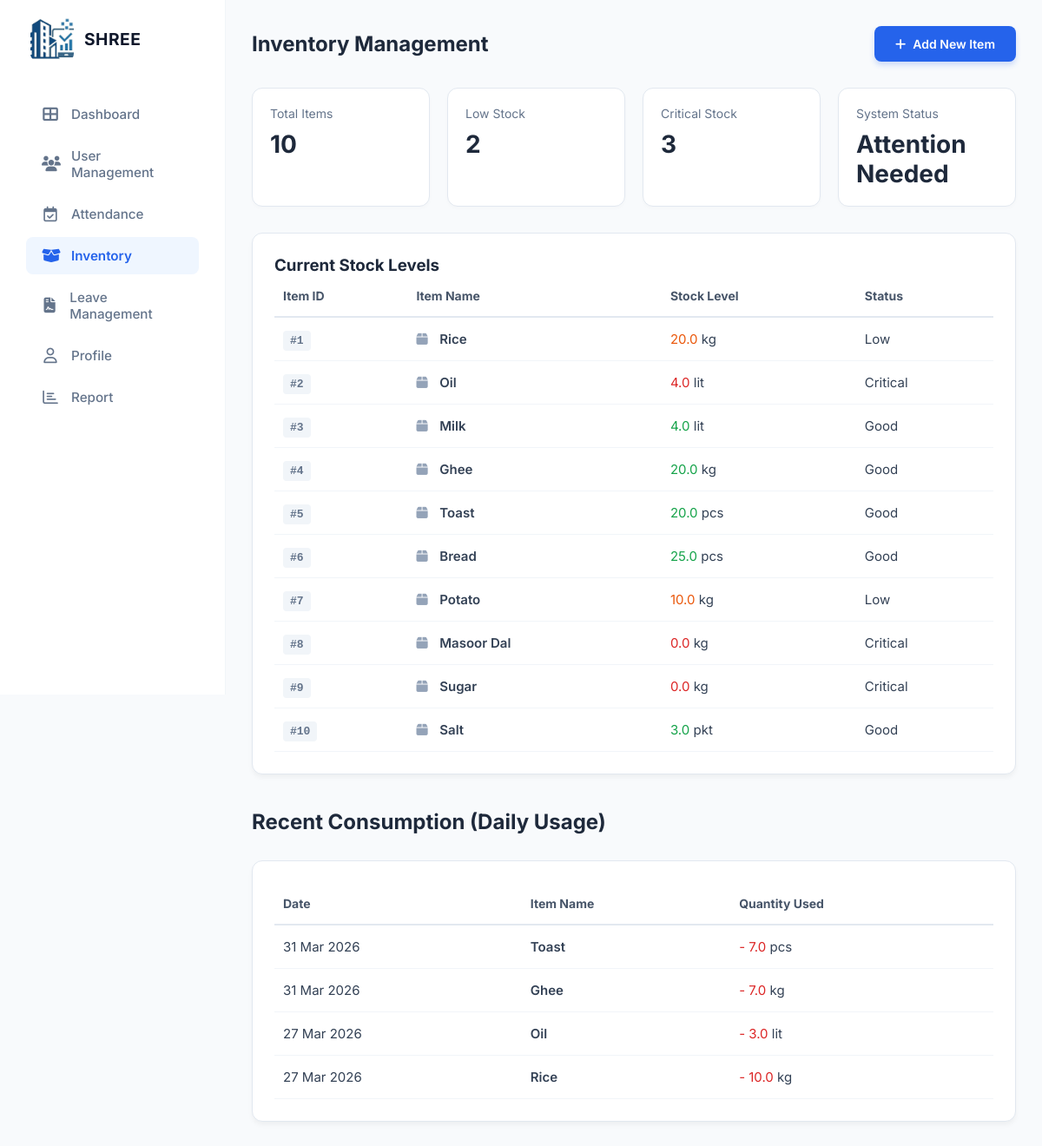
The page /Shree-admin/inventory/ (signed in) on the database its author committed.
### accounts/models.py (models this page shows, shortened)
class Inventory(models.Model):
    item_id = models.CharField(max_length=20, unique=True)
    item_name = models.CharField(max_length=100)
    current_stock = models.FloatField(default=0.0)
    required_stock = models.FloatField(default=0.0)
    unit = models.CharField(max_length=10, default='kg')
    is_delivered = models.BooleanField(default=False)
    @property
    def get_status(self):
        if self.current_stock <= (self.required_stock * 0.2):
            return "Critical"
        elif self.current_stock <= (self.required_stock * 0.5):
            return "Low"
        else:
            return "Good"

class DailyUsage(models.Model):
    item = models.ForeignKey(Inventory, on_delete=models.CASCADE, related_name='usages')
    quantity_used = models.FloatField()
    date = models.DateField(default=timezone.now)

### Shree1/views.py (the view, shortened to what this page needs)
# urls.py: path('Shree-admin/inventory/', views.admin_inventory, name='admin_inventory'),
@login_required
def admin_inventory(request):
    items = Inventory.objects.all()
    critical_count = sum(1 for i in items if i.current_stock == 0 or (i.required_stock > 0 and i.current_stock <= i.required_stock * 0.2))
    low_count = sum(1 for i in items if i.required_stock > 0 and i.current_stock <= i.required_stock * 0.5 and not (i.current_stock == 0 or i.current_stock <= i.required_stock * 0.2))
    recent_usage = DailyUsage.objects.select_related('item').order_by('-date', '-id')[:10]
    context = {
        'items': items,
        'low_count': low_count,
        'critical_count': critical_count,
        'status': "Attention Needed" if critical_count > 0 else "Healthy",
        'recent_usage': recent_usage,
    }
    return render(request, 'Shree1/admin_inventory.html', context)

### templates/Shree1/admin_inventory.html (shortened to what this page needs)
{% load static %}
<!doctype html>
<html lang="en">
  <head>
    <link rel="stylesheet" href="{% static 'Shree1/css/dashboardAdmin.css' %}" />
    <link rel="stylesheet" href="{% static 'Shree1/css/admin_inventory.css' %}" />
    <link rel="stylesheet" href="https://cdnjs.cloudflare.com/ajax/libs/font-awesome/6.5.1/css/all.min.css" />
  </head>
  <body>
    <div class="container">
      <aside class="sidebar">
        <div class="logo-section">
          <img src="{% static 'Shree1/images/logo_img.jpeg' %}" alt="Logo" class="nav-logo-file" />
          <h2 class="logo-name">SHREE</h2>
        </div>
        <nav class="nav-menu">
          <a href="{% url 'admin_dashboard' %}" class="nav-item"><i class="fa-solid fa-table-cells-large"></i> Dashboard</a>
          <a href="{% url 'admin_user_management' %}" class="nav-item"><i class="fa-solid fa-users"></i> User Management</a>
          <a href="{% url 'admin_attendance' %}" class="nav-item"><i class="fa-regular fa-calendar-check"></i> Attendance</a>
          <a href="{% url 'admin_inventory' %}" class="nav-item active"><i class="fa-solid fa-box-open"></i> Inventory</a>
          <a href="{% url 'admin_leave_Management' %}" class="nav-item"><i class="fa-solid fa-file-contract"></i> Leave Management</a>
          <a href="{% url 'admin_profile' %}" class="nav-item"><i class="fa-regular fa-user"></i> Profile</a>
          <a href="{% url 'worker_report' %}" class="nav-item"><i class="fa-regular fa-chart-bar"></i> Report</a>
        </nav>
      </aside>
      <main class="main-content">
        <header class="page-header-row">
          <h1>Inventory Management</h1>
          <button id="openModalBtn" class="add-btn">
            <i class="fa-solid fa-plus"></i> Add New Item
          </button>
        </header>
        <section class="inventory-stats">
          <div class="stat-card"><span>Total Items</span><h2>{{ items|length }}</h2></div>
          <div class="stat-card"><span>Low Stock</span><h2 class="text-orange">{{ low_count }}</h2></div>
          <div class="stat-card"><span>Critical Stock</span><h2 class="text-red">{{ critical_count }}</h2></div>
          <div class="stat-card"><span>System Status</span><h2 class="{% if critical_count > 0 %}text-red{% else %}text-green{% endif %}">{{ status }}</h2></div>
        </section>
        <div class="content-card">
          <h3>Current Stock Levels</h3>
          <table class="inventory-table">
            <thead>
              <tr><th>Item ID</th><th>Item Name</th><th>Stock Level</th><th>Status</th></tr>
            </thead>
            <tbody>
              {% for item in items %}
              <tr>
                <td><span class="id-badge">#{{ forloop.counter }}</span></td>
                <td class="font-bold"><i class="fa-solid fa-box item-icon"></i> {{ item.item_name }}</td>
                <td><span class="{% if item.get_status == 'Critical' %}text-red{% elif item.get_status == 'Low' %}text-orange{% else %}text-green{% endif %}">{{ item.current_stock }}</span> <span class="unit-label">{{ item.unit }}</span></td>
                <td><span class="status-badge {{ item.get_status|lower }}">{{ item.get_status }}</span></td>
              </tr>
              {% empty %}
              <tr><td colspan="4" class="empty-msg">No items found in database.</td></tr>
              {% endfor %}
            </tbody>
          </table>
        </div>
        <header class="page-header-row" style="margin-top: 40px;"><h1>Recent Consumption (Daily Usage)</h1></header>
        <div class="content-card">
            <table class="inventory-table">
                <thead><tr><th>Date</th><th>Item Name</th><th>Quantity Used</th></tr></thead>
                <tbody>
                    {% for usage in recent_usage %}
                    <tr>
                        <td>{{ usage.date|date:"d M Y" }}</td>
                        <td class="font-bold">{{ usage.item.item_name }}</td>
                        <td><span class="text-red">- {{ usage.quantity_used }}</span> <span class="unit-label">{{ usage.item.unit }}</span></td>
                    </tr>
                    {% empty %}
                    <tr><td colspan="3" class="empty-msg">No usage history recorded.</td></tr>
                    {% endfor %}
                </tbody>
            </table>
        </div>
      </main>
    </div>
  </body>
</html>

### static/Shree1/css/dashboardAdmin.css (style rules this page uses)
:root { --primary-blue: #2563eb; --primary-bg-blue: #eff6ff; --text-dark: #1e293b; --text-light: #64748b; --bg-main: #fafafa; --white: #ffffff; --border-color: #f1f5f9; --blue-accent: #3b82f6; --green-accent: #10b981; --red-accent: #ef4444; --yellow-accent: #f59e0b; --orange-accent: #f97316; }
* { margin: 0; padding: 0; box-sizing: border-box; font-family: "Inter", sans-serif; }
body { background-color: var(--bg-main); color: var(--text-dark); }
.container { display: flex; min-height: 100vh; }
.sidebar { width: 250px; background: var(--white); border-right: 1px solid var(--border-color); padding: 20px 10px; display: flex; flex-direction: column; position: fixed; height: 100vh; left: 0; top: 0; z-index: 100; }
.logo-section { display: flex; align-items: center; gap: 12px; margin-bottom: 40px; padding-left: 15px; }
.nav-logo-file { width: 32px !important; height: auto !important; object-fit: contain; }
.logo-name { font-size: 1.2rem; font-weight: 700; color: #0f172a; letter-spacing: 0.5px; }
.nav-menu { display: flex; flex-direction: column; gap: 5px; }
.nav-item { text-decoration: none; color: var(--text-light); padding: 12px 18px; border-radius: 8px; display: flex; align-items: center; gap: 14px; font-size: 0.95rem; font-weight: 500; transition: all 0.2s ease; margin: 0 10px; }
.nav-item i { font-size: 1.1rem; width: 20px; text-align: center; }
.nav-item.active { background-color: var(--primary-bg-blue); color: var(--primary-blue); font-weight: 600; }
.main-content { flex: 1; margin-left: 250px; padding: 25px 50px; }
.text-green { color: var(--green-accent); }
.text-red { color: var(--red-accent); }
.text-orange { color: var(--orange-accent); }

### static/Shree1/css/admin_inventory.css (style rules this page uses)
body { margin: 0; font-family: "Segoe UI", Tahoma, Geneva, Verdana, sans-serif; background-color: #f8fafc; }
.container { display: flex; min-height: 100vh; }
.sidebar { width: 260px; background: white; color: white; padding: 20px; position: fixed; height: 100vh; }
.main-content { flex: 1; margin-left: 260px; padding: 30px; }
.page-header-row { display: flex; justify-content: space-between; align-items: center; margin-bottom: 30px; }
.page-header-row h1 { font-size: 24px; color: #1e293b; margin: 0; }
.add-btn { background-color: #2563eb; color: white; border: none; padding: 12px 24px; border-radius: 8px; font-size: 14px; font-weight: 600; cursor: pointer; display: flex; align-items: center; gap: 8px; transition: all 0.2s; box-shadow: 0 4px 6px rgba(37, 99, 235, 0.2); }
.inventory-stats { display: grid; grid-template-columns: repeat(4, 1fr); gap: 20px; margin-bottom: 30px; }
.stat-card { background: white; padding: 20px; border-radius: 12px; border: 1px solid #e2e8f0; box-shadow: 0 2px 4px rgba(0, 0, 0, 0.02); }
.stat-card span { display: block; font-size: 14px; color: #64748b; margin-bottom: 10px; }
.stat-card h2 { font-size: 28px; font-weight: 700; color: #1e293b; margin: 0; }
.content-card { background: white; padding: 25px; border-radius: 12px; border: 1px solid #e2e8f0; box-shadow: 0 4px 6px -1px rgba(0, 0, 0, 0.05); }
.inventory-table { width: 100%; border-collapse: collapse; }
.inventory-table th { text-align: left; color: #475569; font-weight: 700; font-size: 14px; padding: 15px 10px; border-bottom: 2px solid #e2e8f0; }
.inventory-table td { padding: 15px 10px; color: #334155; font-size: 15px; border-bottom: 1px solid #f1f5f9; }
.text-red { color: #dc2626; }
.text-orange { color: #ea580c; }
.text-green { color: #16a34a; }
.font-bold { font-weight: 600; }
.id-badge { font-family: monospace; font-weight: 600; color: #64748b; background: #f1f5f9; padding: 4px 8px; border-radius: 4px; font-size: 13px; }
.item-icon { color: #94a3b8; margin-right: 10px; }
.nav-logo-file { width: 50px !important; height: 50px !important; border-radius: 8px; object-fit: cover; }

### rows shown on the page
Inventory: item_name "Rice", current_stock "20.0", unit "kg", get_status "Low"
Inventory: item_name "Oil", current_stock "4.0", unit "lit", get_status "Critical"
Inventory: item_name "Milk", current_stock "4.0", unit "lit", get_status "Good"
Inventory: item_name "Ghee", current_stock "20.0", unit "kg", get_status "Good"
Inventory: item_name "Toast", current_stock "20.0", unit "pcs", get_status "Good"
Inventory: item_name "Bread", current_stock "25.0", unit "pcs", get_status "Good"
Inventory: item_name "Potato", current_stock "10.0", unit "kg", get_status "Low"
Inventory: item_name "Masoor Dal", current_stock "0.0", unit "kg", get_status "Critical"
Inventory: item_name "Sugar", current_stock "0.0", unit "kg", get_status "Critical"
Inventory: item_name "Salt", current_stock "3.0", unit "pkt", get_status "Good"
DailyUsage: date "31 Mar 2026", item.item_name "Toast", quantity_used "7.0", item.unit "pcs"
DailyUsage: date "31 Mar 2026", item.item_name "Ghee", quantity_used "7.0", item.unit "kg"
DailyUsage: date "27 Mar 2026", item.item_name "Oil", quantity_used "3.0", item.unit "lit"
DailyUsage: date "27 Mar 2026", item.item_name "Rice", quantity_used "10.0", item.unit "kg"

### other values the page prints
{{ items|length }} "10"
{{ low_count }} "2"
{{ critical_count }} "3"
{{ status }} "Attention Needed"
